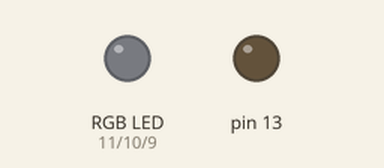
Simulated run of this sketch. Board: Arduino Uno, built with avr-gcc and run on an emulated ATmega328P. Shown: an RGB LED mixed from three pins (HIGH = lit), output pins drawn as LEDs (lit = HIGH). Dim RGB values are drawn brighter than linear.

Above: at 0.05 s.
At 1.05 s:
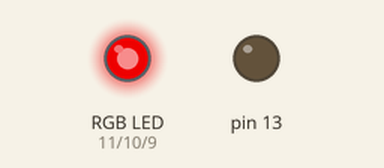
At 1.9 s:
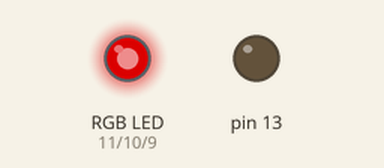
At 3.8 s:
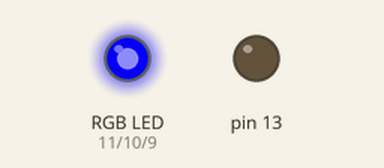
At 5.8 s:
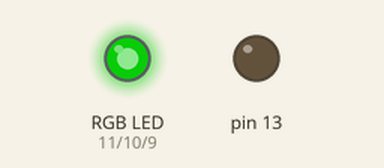
At 7.55 s:
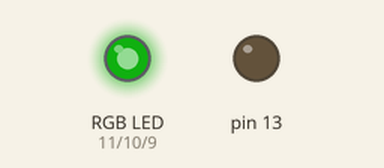
Timing chart, 0 to 10.1 s (numbered marks = the images above):
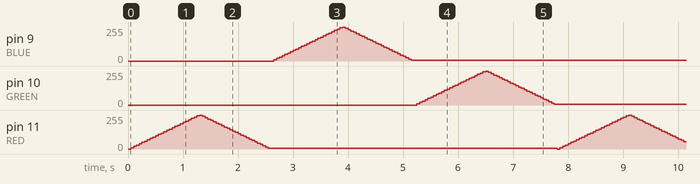

The sketch:

test.ino
```cpp
#define RED 11
#define BLUE 9
#define GREEN 10


void setup() {
  pinMode(13,OUTPUT);
  pinMode(BLUE,OUTPUT); //B
  pinMode(GREEN,OUTPUT); //G
  pinMode(RED,OUTPUT); //R

}

void loop() {

  for(int i = 0; i<256;i=i+10){
    analogWrite(RED,i);
    delay(50);
  }

  for(int i = 255; i>=0;i=i-10){
    analogWrite(RED,i);
    delay(50);
  }
//----------------------

  for(int i = 0; i<256;i=i+10){
    analogWrite(BLUE,i);
    delay(50);
  }

  for(int i = 255; i>=0;i=i-10){
    analogWrite(BLUE,i);
    delay(50);
  }

  //----------------------
  for(int i = 0; i<256;i=i+10){
    analogWrite(GREEN,i);
    delay(50);
  }

  for(int i = 255; i>=0;i=i-10){
    analogWrite(GREEN,i);
    delay(50);
  }

}
```
